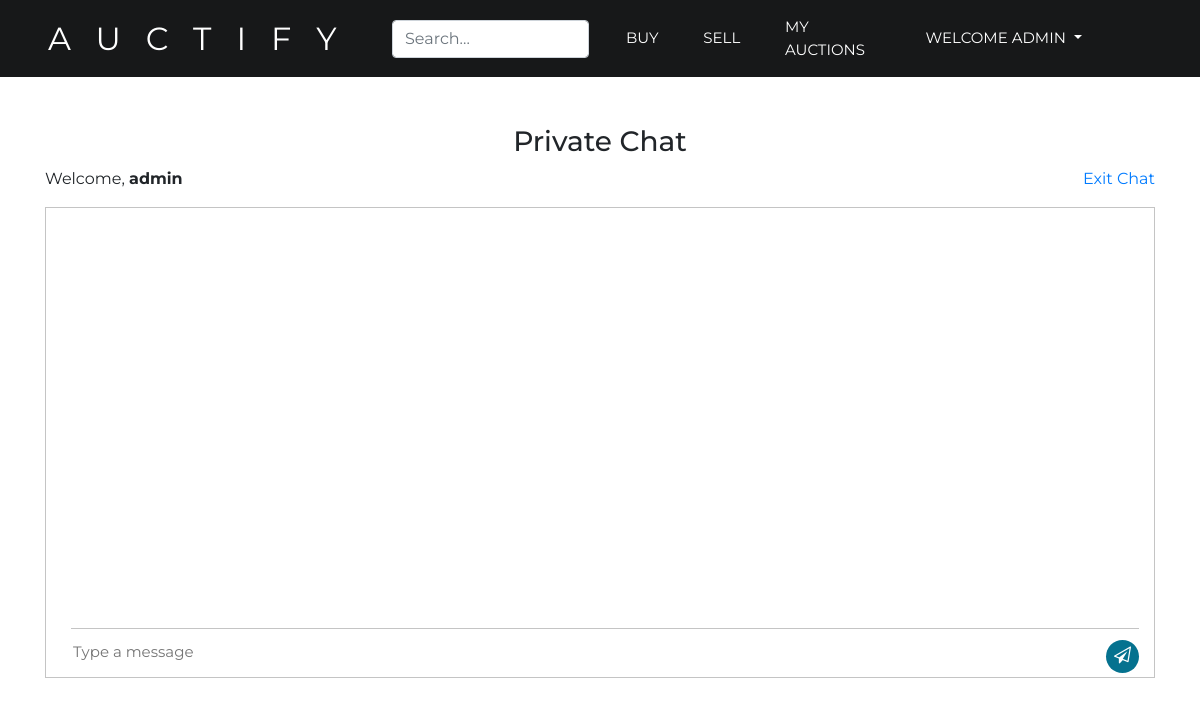
/chat.php?auctionid=2 (signed in), run on an earlier commit of the app's database.
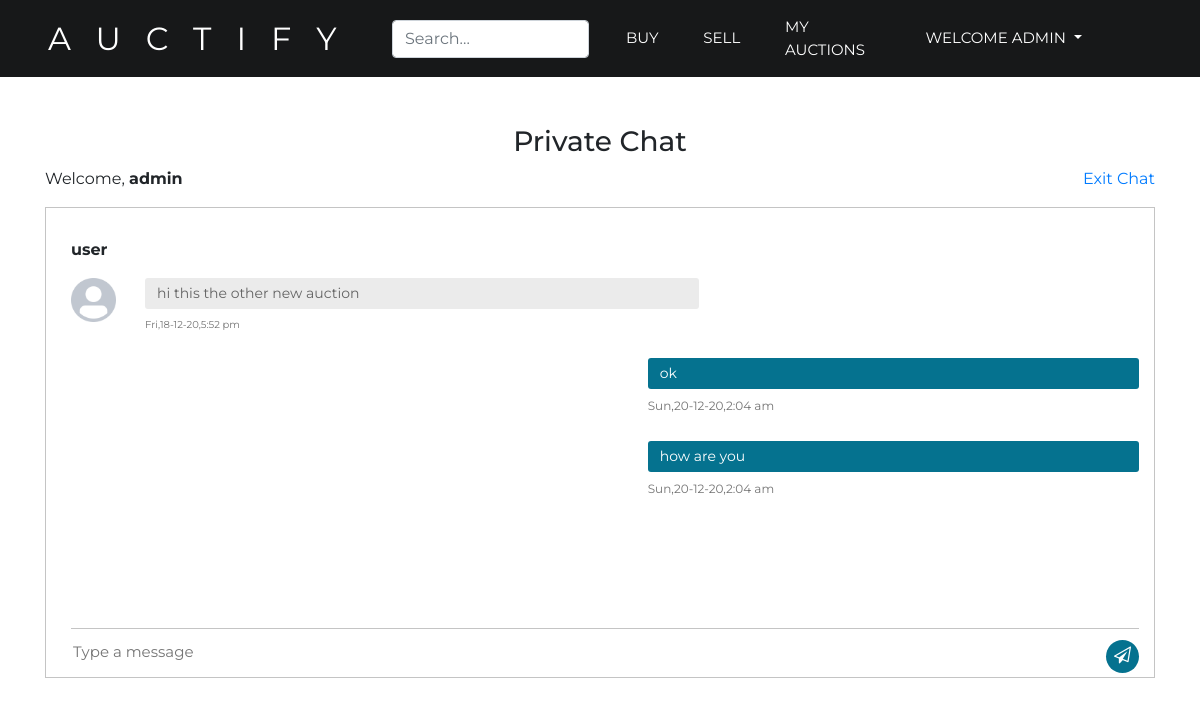
And on a later commit of the database.
### tables this page shows
CREATE TABLE `chats` (
  `id` int(11) NOT NULL,
  `auction` int(11) NOT NULL,
  `username` varchar(30) NOT NULL,
  `message` varchar(200) NOT NULL,
  `time` datetime NOT NULL
);

### chat.php (the view, shortened to what this page needs)
<?php
extract($_REQUEST);
$currentUser= $_SESSION['username'];
?>
<!DOCTYPE html>
<html>
<head>
	<link href="//maxcdn.bootstrapcdn.com/bootstrap/4.1.1/css/bootstrap.min.css" rel="stylesheet" id="bootstrap-css">
	<link href="https://cdnjs.cloudflare.com/ajax/libs/font-awesome/4.7.0/css/font-awesome.css" type="text/css" rel="stylesheet">
	<link rel="stylesheet" href="css/chat.css"/>
	<?php include 'head.php'; ?>
</head>
<body>
<?php
	include 'header.php';
	try
	{
		require("connection.php");
		$db->beginTransaction();
		$row=$db->prepare("SELECT * FROM chats Where auction=:aid");
		$row->bindParam(':aid',$auctionid);
		$row->execute();
		$db->commit();
	}
	catch (PDOException $ex)
	{
		$db->rollBack();
		echo "ERROR:".$ex->getMessage();
	}
?>
	<div class="container">
		<h3 class="text-center">Private Chat</h3>
		<p class="welcome">Welcome, <b> <?php echo $_SESSION['username']; ?></b></p>
		<p class="logout"><a id="exit" href="myAuctions.php">Exit Chat</a></p>
	<div class="messaging">
		<div class="inbox_msg">
				<div class="mesgs">
					<div class="msg_history">
<?php
	while($r=$row->fetch())
			{
				$date=date_create($r['time']);
				$t= date_format($date,"D,d-n-y,g:i a");
				if( $r['username']== $currentUser)
				{
					echo "<div class='outgoing_msg'>";
					echo "<div class='sent_msg'>";
					echo "<p >".$r['message']."</p>";
					echo "<span class='time_date'>".$t."</span>";
					echo "</div>";
					echo "</div>";
				}
				else
				{
					echo "<div class='incoming_msg'>";
					echo "<p><b>".$r['username']." </b></p>";
					echo "<div class='incoming_msg_img'><img src='images/users/default-avatar.png' style='max-height: 2.8rem;'></div>";
					echo "<div class='received_msg'>";
					echo "<div class='received_withd_msg'>";
					echo "<p >".$r['message']."</p>";
					echo "<span style='font-size:10px' class='time_date'>".$t."</span>";
					echo "</div>";
					echo "</div>";
					echo "</div>";
				}
			}
	?>
					</div>
					<form id="myForm" method="POST" >
						<div class="type_msg">
							<div class="input_msg_write">
								<input type="text" name="usermsg" id="usermsg" class="write_msg" placeholder="Type a message" />
								<button id= "btn" class="msg_send_btn" name="submitmsg" onclick="sending(this.form)" type="submit"><i class="fa fa-paper-plane-o" aria-hidden="true"></i></button>
							</div>
						</div>
					</form>
				</div>
		</div>
</div>
</div>
</body>
</html>

What changed in the data, as far as the page shows it:
added chats: username "user", message "hi this the other new auction", time "Fri,18-12-20,5:52 pm"
added chats: message "ok", time "Sun,20-12-20,2:04 am"
added chats: message "how are you", time "Sun,20-12-20,2:04 am"
